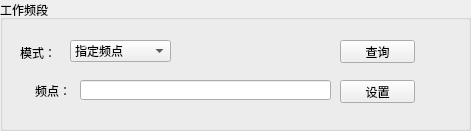
     <widget class="QGroupBox" name="groupBox_4">
      <property name="geometry">
       <rect>
        <x>440</x>
        <y>100</y>
        <width>471</width>
        <height>131</height>
       </rect>
      </property>
      <property name="title">
       <string>工作频段</string>
      </property>
      <widget class="QLabel" name="label_3">
       <property name="geometry">
        <rect>
         <x>20</x>
         <y>42</y>
         <width>54</width>
         <height>21</height>
        </rect>
       </property>
       <property name="text">
        <string>模式：</string>
       </property>
      </widget>
      <widget class="QComboBox" name="cbb_workMode">
       <property name="geometry">
        <rect>
         <x>70</x>
         <y>40</y>
         <width>101</width>
         <height>22</height>
        </rect>
       </property>
       <item>
        <property name="text">
         <string>指定频点</string>
        </property>
       </item>
       <item>
        <property name="text">
         <string>自动</string>
        </property>
       </item>
      </widget>
      <widget class="QLabel" name="label_4">
       <property name="geometry">
        <rect>
         <x>10</x>
         <y>80</y>
         <width>61</width>
         <height>21</height>
        </rect>
       </property>
       <property name="text">
        <string>频点：</string>
       </property>
       <property name="alignment">
        <set>Qt::AlignRight|Qt::AlignTrailing|Qt::AlignVCenter</set>
       </property>
      </widget>
      <widget class="QLineEdit" name="lb_frePointList">
       <property name="geometry">
        <rect>
         <x>80</x>
         <y>80</y>
         <width>251</width>
         <height>20</height>
        </rect>
       </property>
      </widget>
      <widget class="QPushButton" name="btn_workModeGet">
       <property name="geometry">
        <rect>
         <x>340</x>
         <y>40</y>
         <width>75</width>
         <height>23</height>
        </rect>
       </property>
       <property name="text">
        <string>查询</string>
       </property>
      </widget>
      <widget class="QPushButton" name="btn_workModeSet">
       <property name="geometry">
        <rect>
         <x>340</x>
         <y>80</y>
         <width>75</width>
         <height>23</height>
        </rect>
       </property>
       <property name="text">
        <string>设置</string>
       </property>
      </widget>
     </widget>
